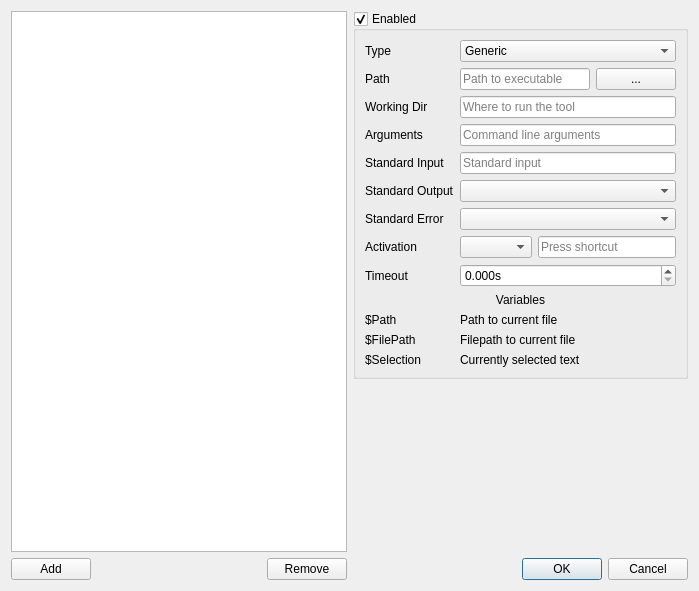
<?xml version="1.0" encoding="UTF-8"?>
<ui version="4.0">
 <class>Tool_editor_widget</class>
 <widget class="QWidget" name="Tool_editor_widget">
  <property name="geometry">
   <rect>
    <x>0</x>
    <y>0</y>
    <width>699</width>
    <height>591</height>
   </rect>
  </property>
  <property name="windowTitle">
   <string>SCE - Tools Setup</string>
  </property>
  <layout class="QHBoxLayout" name="horizontalLayout_4">
   <item>
    <layout class="QVBoxLayout" name="verticalLayout_2">
     <item>
      <widget class="QListWidget" name="tools_listWidget"/>
     </item>
     <item>
      <layout class="QHBoxLayout" name="horizontalLayout_3">
       <item>
        <widget class="QPushButton" name="add_pushButton">
         <property name="text">
          <string>Add</string>
         </property>
        </widget>
       </item>
       <item>
        <spacer name="horizontalSpacer">
         <property name="orientation">
          <enum>Qt::Horizontal</enum>
         </property>
         <property name="sizeHint" stdset="0">
          <size>
           <width>40</width>
           <height>20</height>
          </size>
         </property>
        </spacer>
       </item>
       <item>
        <widget class="QPushButton" name="remove_pushButton">
         <property name="text">
          <string>Remove</string>
         </property>
        </widget>
       </item>
      </layout>
     </item>
    </layout>
   </item>
   <item>
    <layout class="QVBoxLayout" name="verticalLayout">
     <item>
      <widget class="QGroupBox" name="enabled_groupBox">
       <property name="enabled">
        <bool>true</bool>
       </property>
       <property name="title">
        <string>Enabled</string>
       </property>
       <property name="checkable">
        <bool>true</bool>
       </property>
       <layout class="QVBoxLayout" name="verticalLayout_3">
        <item>
         <layout class="QGridLayout" name="tool_properties_gridLayout">
          <item row="1" column="0">
           <widget class="Helptext_label_widget" name="type_label">
            <property name="toolTip">
             <string/>
            </property>
            <property name="text">
             <string>Type</string>
            </property>
           </widget>
          </item>
          <item row="12" column="0">
           <widget class="Helptext_label_widget" name="current_path_placeholder_label">
            <property name="text">
             <string notr="true">$Path</string>
            </property>
            <property name="textInteractionFlags">
             <set>Qt::LinksAccessibleByMouse|Qt::TextSelectableByKeyboard|Qt::TextSelectableByMouse</set>
            </property>
           </widget>
          </item>
          <item row="9" column="1">
           <layout class="QHBoxLayout" name="horizontalLayout_2">
            <item>
             <widget class="QComboBox" name="activation_comboBox"/>
            </item>
            <item>
             <widget class="QKeySequenceEdit" name="activation_keySequenceEdit"/>
            </item>
           </layout>
          </item>
          <item row="5" column="0">
           <widget class="Helptext_label_widget" name="arguments_label">
            <property name="text">
             <string>Arguments</string>
            </property>
           </widget>
          </item>
          <item row="8" column="1">
           <widget class="QComboBox" name="error_comboBox"/>
          </item>
          <item row="8" column="0">
           <widget class="Helptext_label_widget" name="error_label">
            <property name="text">
             <string>Standard Error</string>
            </property>
           </widget>
          </item>
          <item row="6" column="0">
           <widget class="Helptext_label_widget" name="input_label">
            <property name="toolTip">
             <string/>
            </property>
            <property name="text">
             <string>Standard Input</string>
            </property>
           </widget>
          </item>
          <item row="14" column="1">
           <widget class="QLabel" name="selection_explanation_label">
            <property name="text">
             <string>Currently selected text</string>
            </property>
           </widget>
          </item>
          <item row="10" column="1">
           <widget class="QDoubleSpinBox" name="timeout_doubleSpinBox">
            <property name="suffix">
             <string>s</string>
            </property>
            <property name="decimals">
             <number>3</number>
            </property>
            <property name="maximum">
             <double>86400.000000000000000</double>
            </property>
           </widget>
          </item>
          <item row="12" column="1">
           <widget class="QLabel" name="current_path_explanation_label">
            <property name="text">
             <string>Path to current file</string>
            </property>
           </widget>
          </item>
          <item row="7" column="1">
           <widget class="QComboBox" name="output_comboBox"/>
          </item>
          <item row="4" column="0">
           <widget class="Helptext_label_widget" name="working_dir_label">
            <property name="text">
             <string>Working Dir</string>
            </property>
           </widget>
          </item>
          <item row="4" column="1">
           <widget class="QLineEdit" name="working_dir_lineEdit">
            <property name="placeholderText">
             <string>Where to run the tool</string>
            </property>
            <property name="clearButtonEnabled">
             <bool>true</bool>
            </property>
           </widget>
          </item>
          <item row="2" column="0">
           <widget class="Helptext_label_widget" name="path_label">
            <property name="text">
             <string>Path</string>
            </property>
           </widget>
          </item>
          <item row="14" column="0">
           <widget class="Helptext_label_widget" name="selection_placeholder_label">
            <property name="text">
             <string notr="true">$Selection</string>
            </property>
            <property name="textInteractionFlags">
             <set>Qt::LinksAccessibleByMouse|Qt::TextSelectableByKeyboard|Qt::TextSelectableByMouse</set>
            </property>
           </widget>
          </item>
          <item row="2" column="1">
           <layout class="QHBoxLayout" name="path_horizontalLayout">
            <item>
             <widget class="QLineEdit" name="path_lineEdit">
              <property name="placeholderText">
               <string>Path to executable</string>
              </property>
             </widget>
            </item>
            <item>
             <widget class="QPushButton" name="path_browse_pushButton">
              <property name="sizePolicy">
               <sizepolicy hsizetype="Minimum" vsizetype="Fixed">
                <horstretch>0</horstretch>
                <verstretch>0</verstretch>
               </sizepolicy>
              </property>
              <property name="text">
               <string>...</string>
              </property>
             </widget>
            </item>
           </layout>
          </item>
          <item row="1" column="1">
           <widget class="QComboBox" name="type_comboBox">
            <item>
             <property name="text">
              <string>Generic</string>
             </property>
            </item>
            <item>
             <property name="text">
              <string>LSP Server</string>
             </property>
            </item>
           </widget>
          </item>
          <item row="6" column="1">
           <widget class="QLineEdit" name="input_lineEdit">
            <property name="placeholderText">
             <string>Standard input</string>
            </property>
            <property name="clearButtonEnabled">
             <bool>true</bool>
            </property>
           </widget>
          </item>
          <item row="5" column="1">
           <widget class="QLineEdit" name="arguments_lineEdit">
            <property name="placeholderText">
             <string>Command line arguments</string>
            </property>
            <property name="clearButtonEnabled">
             <bool>true</bool>
            </property>
           </widget>
          </item>
          <item row="7" column="0">
           <widget class="Helptext_label_widget" name="output_label">
            <property name="text">
             <string>Standard Output</string>
            </property>
           </widget>
          </item>
          <item row="11" column="0" colspan="2">
           <widget class="QLabel" name="variables_label">
            <property name="text">
             <string>Variables</string>
            </property>
            <property name="alignment">
             <set>Qt::AlignCenter</set>
            </property>
           </widget>
          </item>
          <item row="10" column="0">
           <widget class="Helptext_label_widget" name="timeout_label">
            <property name="text">
             <string>Timeout</string>
            </property>
           </widget>
          </item>
          <item row="9" column="0">
           <widget class="Helptext_label_widget" name="activation_label">
            <property name="text">
             <string>Activation</string>
            </property>
           </widget>
          </item>
          <item row="13" column="0">
           <widget class="Helptext_label_widget" name="current_file_path_placeholder_label">
            <property name="text">
             <string notr="true">$FilePath</string>
            </property>
            <property name="textInteractionFlags">
             <set>Qt::LinksAccessibleByMouse|Qt::TextSelectableByKeyboard|Qt::TextSelectableByMouse</set>
            </property>
           </widget>
          </item>
          <item row="13" column="1">
           <widget class="QLabel" name="current_file_path_explanation_label">
            <property name="text">
             <string>Filepath to current file</string>
            </property>
           </widget>
          </item>
         </layout>
        </item>
       </layout>
      </widget>
     </item>
     <item>
      <spacer name="verticalSpacer">
       <property name="orientation">
        <enum>Qt::Vertical</enum>
       </property>
       <property name="sizeHint" stdset="0">
        <size>
         <width>20</width>
         <height>40</height>
        </size>
       </property>
      </spacer>
     </item>
     <item>
      <widget class="QDialogButtonBox" name="buttonBox">
       <property name="standardButtons">
        <set>QDialogButtonBox::Cancel|QDialogButtonBox::Ok</set>
       </property>
      </widget>
     </item>
    </layout>
   </item>
  </layout>
 </widget>
 <customwidgets>
  <customwidget>
   <class>Helptext_label_widget</class>
   <extends>QLabel</extends>
   <header>ui/helptext_label_widget.h</header>
  </customwidget>
 </customwidgets>
 <resources/>
 <connections/>
 <slots>
  <slot>update_tools_list()</slot>
  <slot>update_current_tool()</slot>
 </slots>
</ui>
